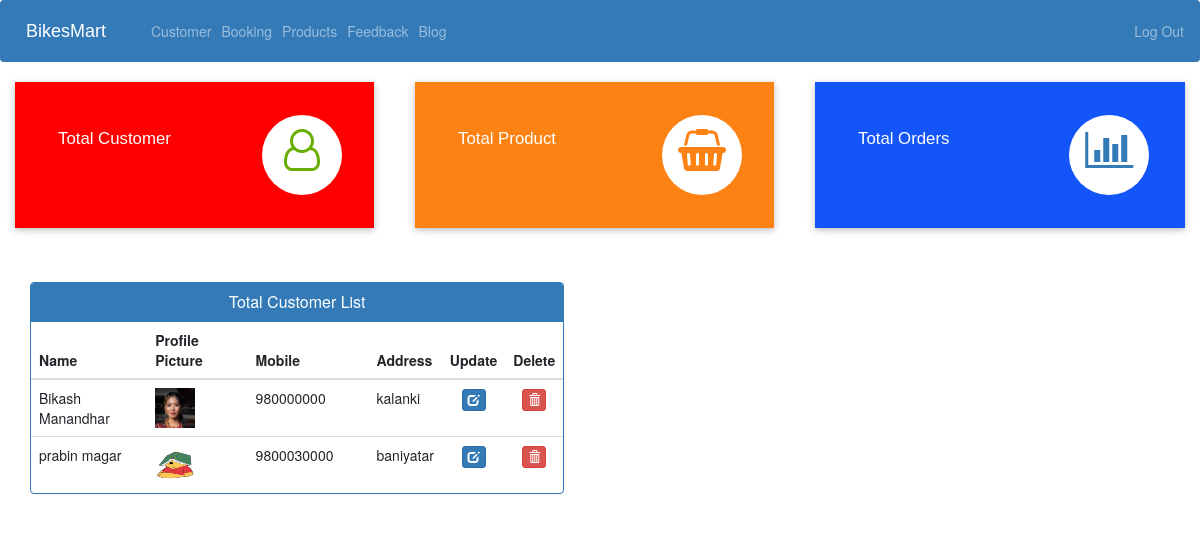
The page /view-customer (signed in) on the database as committed earlier.
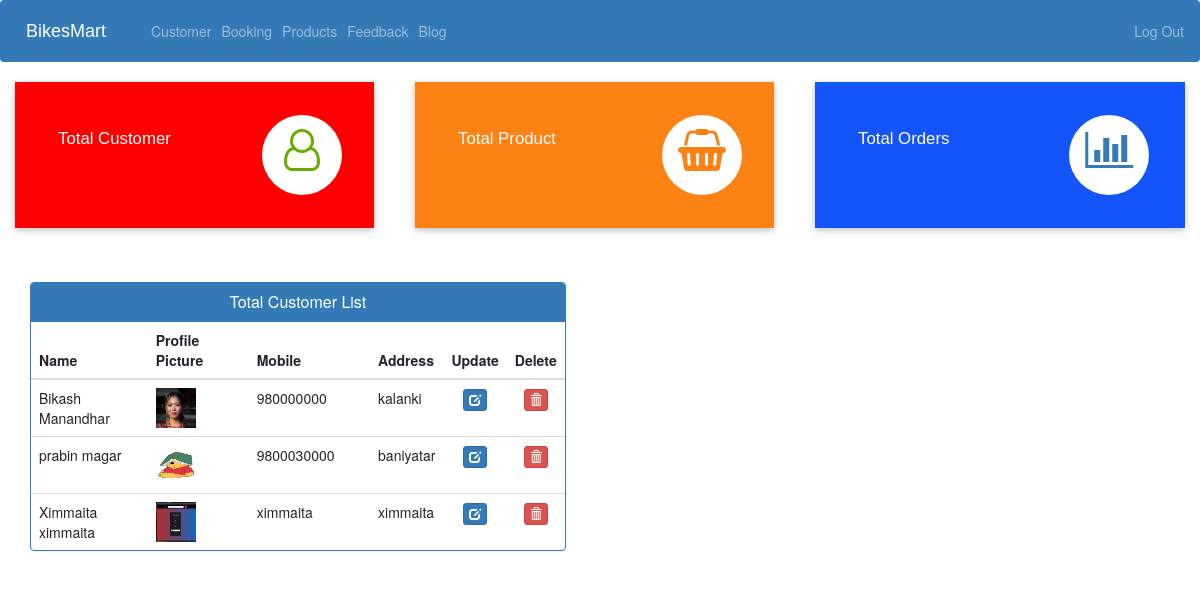
The same page on the database as committed later.
### ecom/models.py (models this page shows, shortened)
class Customer(models.Model):
    user=models.OneToOneField(User,on_delete=models.CASCADE)
    profile_pic= models.ImageField(upload_to='profile_pic/CustomerProfilePic/',null=True,blank=True)
    address = models.CharField(max_length=40)
    mobile = models.CharField(max_length=20,null=False)
    @property
    def get_name(self):
        return self.user.first_name+" "+self.user.last_name

### ecom/views.py (the view)
# urls.py: path('view-customer', views.view_customer_view,name='view-customer'),
@login_required(login_url='adminlogin')
def view_customer_view(request):
    customers=models.Customer.objects.all()
    return render(request,'ecom/view_customer.html',{'customers':customers})

### templates/ecom/view_customer.html (shortened to what this page needs)
{% extends 'ecom/admin_base.html' %}
{% load static %}
{% block content %}
<head>
  {%include 'ecom/admin_dashboard_cards.html'%}
  <br><br><br><br><br>
</head>
<br><br><br>
<div class="container" >
  <div class="row">
    <div class="col-md=12">
     <div class="panel panel-primary" >
      <div class="panel-heading" style="text-align:center;">
        <h6 class="panel-title" style="text-align:center;">Total Customer List</h6>
      </div>
      <table class="table table-hover" id="dev-table">
        <thead>
          <tr>
            <th>Name</th>
            <th>Profile Picture</th>
            <th>Mobile</th>
            <th>Address</th>
            <th>Update</th>
            <th>Delete</th>
          </tr>
        </thead>
      {% for c in customers %}
          <tr>
            <td class="col-12 col-sm-4 col-md-4"> {{c.get_name}}</td>
            <td class="col-12 col-sm-4 col-md-4"> <img src="{% static c.profile_pic.url %}" alt="Profile Pic" height="40px" width="40px" /></td>
            <td class="col-12 col-sm-4 col-md-4">{{c.mobile}}</td>
            <td class="col-12 col-sm-4 col-md-4" >{{c.address}}</td>
<td class="col-12 col-sm-4 col-md-4" style="text-align: center;">
  <a class="btn btn-primary btn-xs" href="{% url 'update-customer' c.id %}">
    <span class="glyphicon glyphicon-edit"></span>
  </a>
</td>
            <td class="col-12 col-sm-4 col-md-4" style="text-align: center;"><a class="btn btn-danger btn-xs" href="{% url 'delete-customer' c.id  %}"><span class="glyphicon glyphicon-trash"></span></a></td>
          </tr>
          {% endfor %}
        </table>
      </div>
    </div>
  </div>
</div>
{% endblock content %}

Rows that differ between the two databases and show on the page:
added Customer: get_name "Ximmaita ximmaita", profile_pic (picture), mobile "ximmaita", address "ximmaita"
